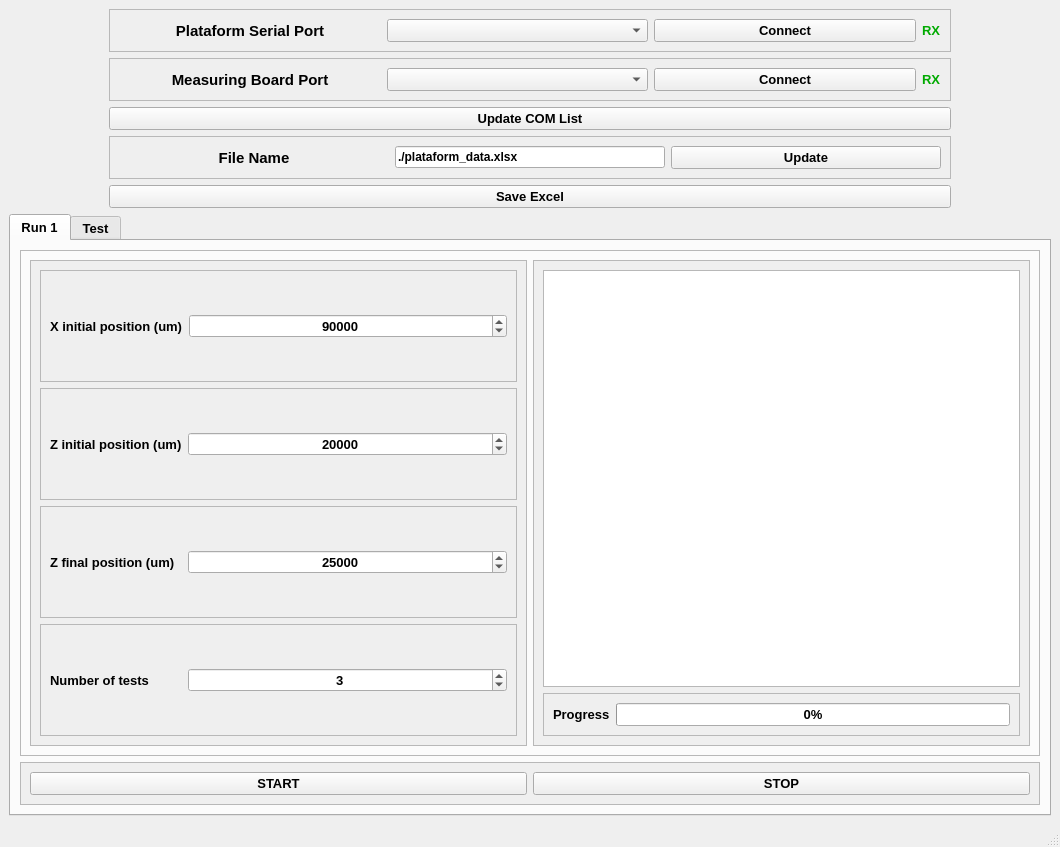
<?xml version="1.0" encoding="UTF-8"?>
<ui version="4.0">
 <class>MainWindow</class>
 <widget class="QMainWindow" name="MainWindow">
  <property name="geometry">
   <rect>
    <x>0</x>
    <y>0</y>
    <width>1060</width>
    <height>847</height>
   </rect>
  </property>
  <property name="windowTitle">
   <string>MainWindow</string>
  </property>
  <widget class="QWidget" name="centralwidget">
   <layout class="QVBoxLayout" name="verticalLayout_8">
    <item>
     <layout class="QVBoxLayout" name="verticalLayout_7">
      <property name="leftMargin">
       <number>100</number>
      </property>
      <property name="rightMargin">
       <number>100</number>
      </property>
      <item>
       <widget class="QFrame" name="frame_16">
        <property name="frameShape">
         <enum>QFrame::StyledPanel</enum>
        </property>
        <property name="frameShadow">
         <enum>QFrame::Raised</enum>
        </property>
        <layout class="QHBoxLayout" name="horizontalLayout_11">
         <item>
          <widget class="QLabel" name="lbSerialPort">
           <property name="sizePolicy">
            <sizepolicy hsizetype="Preferred" vsizetype="Preferred">
             <horstretch>0</horstretch>
             <verstretch>0</verstretch>
            </sizepolicy>
           </property>
           <property name="font">
            <font>
             <pointsize>11</pointsize>
             <weight>75</weight>
             <bold>true</bold>
            </font>
           </property>
           <property name="text">
            <string>Plataform Serial Port</string>
           </property>
           <property name="alignment">
            <set>Qt::AlignCenter</set>
           </property>
          </widget>
         </item>
         <item>
          <widget class="QComboBox" name="comboBoxSerialPort">
           <property name="sizePolicy">
            <sizepolicy hsizetype="Preferred" vsizetype="Fixed">
             <horstretch>0</horstretch>
             <verstretch>0</verstretch>
            </sizepolicy>
           </property>
           <property name="font">
            <font>
             <pointsize>10</pointsize>
             <weight>75</weight>
             <bold>true</bold>
            </font>
           </property>
          </widget>
         </item>
         <item>
          <widget class="QPushButton" name="pbConectarSerial">
           <property name="font">
            <font>
             <pointsize>10</pointsize>
             <weight>75</weight>
             <bold>true</bold>
            </font>
           </property>
           <property name="text">
            <string>Connect</string>
           </property>
          </widget>
         </item>
         <item>
          <widget class="QLabel" name="lbRxPlat">
           <property name="sizePolicy">
            <sizepolicy hsizetype="Fixed" vsizetype="Preferred">
             <horstretch>0</horstretch>
             <verstretch>0</verstretch>
            </sizepolicy>
           </property>
           <property name="font">
            <font>
             <pointsize>10</pointsize>
             <weight>75</weight>
             <bold>true</bold>
            </font>
           </property>
           <property name="autoFillBackground">
            <bool>false</bool>
           </property>
           <property name="frameShadow">
            <enum>QFrame::Plain</enum>
           </property>
           <property name="text">
            <string>&lt;html&gt;&lt;head/&gt;&lt;body&gt;&lt;p&gt;&lt;span style=&quot; color:#00aa00;&quot;&gt;RX&lt;/span&gt;&lt;/p&gt;&lt;/body&gt;&lt;/html&gt;</string>
           </property>
           <property name="textFormat">
            <enum>Qt::RichText</enum>
           </property>
          </widget>
         </item>
        </layout>
       </widget>
      </item>
      <item>
       <widget class="QFrame" name="frame_25">
        <property name="sizePolicy">
         <sizepolicy hsizetype="Preferred" vsizetype="Preferred">
          <horstretch>0</horstretch>
          <verstretch>0</verstretch>
         </sizepolicy>
        </property>
        <property name="frameShape">
         <enum>QFrame::StyledPanel</enum>
        </property>
        <property name="frameShadow">
         <enum>QFrame::Raised</enum>
        </property>
        <layout class="QHBoxLayout" name="horizontalLayout_17">
         <item>
          <widget class="QLabel" name="lbMeasuringBoard">
           <property name="font">
            <font>
             <pointsize>11</pointsize>
             <weight>75</weight>
             <bold>true</bold>
            </font>
           </property>
           <property name="text">
            <string>Measuring Board Port</string>
           </property>
           <property name="alignment">
            <set>Qt::AlignCenter</set>
           </property>
          </widget>
         </item>
         <item>
          <widget class="QComboBox" name="comboBoxMeasBoard">
           <property name="font">
            <font>
             <pointsize>10</pointsize>
             <weight>75</weight>
             <bold>true</bold>
            </font>
           </property>
          </widget>
         </item>
         <item>
          <widget class="QPushButton" name="pbConnMeasBoard">
           <property name="font">
            <font>
             <pointsize>10</pointsize>
             <weight>75</weight>
             <bold>true</bold>
            </font>
           </property>
           <property name="text">
            <string>Connect</string>
           </property>
          </widget>
         </item>
         <item>
          <widget class="QLabel" name="lb_Rx_MeasBoard">
           <property name="enabled">
            <bool>true</bool>
           </property>
           <property name="sizePolicy">
            <sizepolicy hsizetype="Fixed" vsizetype="Preferred">
             <horstretch>0</horstretch>
             <verstretch>0</verstretch>
            </sizepolicy>
           </property>
           <property name="font">
            <font>
             <pointsize>10</pointsize>
             <weight>75</weight>
             <bold>true</bold>
            </font>
           </property>
           <property name="text">
            <string>&lt;html&gt;&lt;head/&gt;&lt;body&gt;&lt;p&gt;&lt;span style=&quot; color:#00aa00;&quot;&gt;RX&lt;/span&gt;&lt;/p&gt;&lt;/body&gt;&lt;/html&gt;</string>
           </property>
           <property name="textFormat">
            <enum>Qt::RichText</enum>
           </property>
          </widget>
         </item>
        </layout>
       </widget>
      </item>
      <item>
       <widget class="QPushButton" name="pbUpdateCOMList">
        <property name="font">
         <font>
          <pointsize>10</pointsize>
          <weight>75</weight>
          <bold>true</bold>
         </font>
        </property>
        <property name="text">
         <string>Update COM List</string>
        </property>
       </widget>
      </item>
      <item>
       <widget class="QFrame" name="frame_10">
        <property name="sizePolicy">
         <sizepolicy hsizetype="Expanding" vsizetype="Preferred">
          <horstretch>0</horstretch>
          <verstretch>0</verstretch>
         </sizepolicy>
        </property>
        <property name="frameShape">
         <enum>QFrame::StyledPanel</enum>
        </property>
        <property name="frameShadow">
         <enum>QFrame::Raised</enum>
        </property>
        <layout class="QHBoxLayout" name="horizontalLayout_5">
         <item>
          <widget class="QLabel" name="label">
           <property name="sizePolicy">
            <sizepolicy hsizetype="Expanding" vsizetype="Preferred">
             <horstretch>0</horstretch>
             <verstretch>0</verstretch>
            </sizepolicy>
           </property>
           <property name="font">
            <font>
             <pointsize>11</pointsize>
             <weight>75</weight>
             <bold>true</bold>
            </font>
           </property>
           <property name="text">
            <string>File Name</string>
           </property>
           <property name="alignment">
            <set>Qt::AlignCenter</set>
           </property>
          </widget>
         </item>
         <item>
          <widget class="QLineEdit" name="lineEditFileName">
           <property name="font">
            <font>
             <pointsize>9</pointsize>
             <weight>75</weight>
             <bold>true</bold>
            </font>
           </property>
           <property name="text">
            <string>./plataform_data.xlsx</string>
           </property>
          </widget>
         </item>
         <item>
          <widget class="QPushButton" name="pbUpdateFileName">
           <property name="sizePolicy">
            <sizepolicy hsizetype="Expanding" vsizetype="Fixed">
             <horstretch>0</horstretch>
             <verstretch>0</verstretch>
            </sizepolicy>
           </property>
           <property name="font">
            <font>
             <pointsize>10</pointsize>
             <weight>75</weight>
             <bold>true</bold>
            </font>
           </property>
           <property name="text">
            <string>Update</string>
           </property>
          </widget>
         </item>
        </layout>
       </widget>
      </item>
      <item>
       <widget class="QPushButton" name="pbSaveExcel">
        <property name="font">
         <font>
          <pointsize>10</pointsize>
          <weight>75</weight>
          <bold>true</bold>
         </font>
        </property>
        <property name="text">
         <string>Save Excel</string>
        </property>
       </widget>
      </item>
     </layout>
    </item>
    <item>
     <widget class="QTabWidget" name="tabWidget">
      <property name="font">
       <font>
        <pointsize>10</pointsize>
        <weight>75</weight>
        <bold>true</bold>
       </font>
      </property>
      <property name="currentIndex">
       <number>0</number>
      </property>
      <widget class="QWidget" name="tab_coleta">
       <attribute name="title">
        <string>Run 1</string>
       </attribute>
       <layout class="QVBoxLayout" name="verticalLayout_10">
        <item>
         <widget class="QFrame" name="frame_24">
          <property name="frameShape">
           <enum>QFrame::StyledPanel</enum>
          </property>
          <property name="frameShadow">
           <enum>QFrame::Raised</enum>
          </property>
          <layout class="QHBoxLayout" name="horizontalLayout_19">
           <item>
            <widget class="QFrame" name="frame_15">
             <property name="sizePolicy">
              <sizepolicy hsizetype="Expanding" vsizetype="Preferred">
               <horstretch>0</horstretch>
               <verstretch>0</verstretch>
              </sizepolicy>
             </property>
             <property name="autoFillBackground">
              <bool>true</bool>
             </property>
             <property name="frameShape">
              <enum>QFrame::StyledPanel</enum>
             </property>
             <property name="frameShadow">
              <enum>QFrame::Raised</enum>
             </property>
             <layout class="QVBoxLayout" name="verticalLayout_6">
              <item>
               <widget class="QFrame" name="frame_11">
                <property name="frameShape">
                 <enum>QFrame::StyledPanel</enum>
                </property>
                <property name="frameShadow">
                 <enum>QFrame::Raised</enum>
                </property>
                <layout class="QHBoxLayout" name="horizontalLayout_6">
                 <item>
                  <widget class="QLabel" name="label_2">
                   <property name="sizePolicy">
                    <sizepolicy hsizetype="Fixed" vsizetype="Preferred">
                     <horstretch>0</horstretch>
                     <verstretch>0</verstretch>
                    </sizepolicy>
                   </property>
                   <property name="text">
                    <string>X initial position (um)</string>
                   </property>
                  </widget>
                 </item>
                 <item>
                  <widget class="QSpinBox" name="sbXinit">
                   <property name="alignment">
                    <set>Qt::AlignCenter</set>
                   </property>
                   <property name="maximum">
                    <number>160000</number>
                   </property>
                   <property name="singleStep">
                    <number>100</number>
                   </property>
                   <property name="value">
                    <number>90000</number>
                   </property>
                  </widget>
                 </item>
                </layout>
               </widget>
              </item>
              <item>
               <widget class="QFrame" name="frame_14">
                <property name="frameShape">
                 <enum>QFrame::StyledPanel</enum>
                </property>
                <property name="frameShadow">
                 <enum>QFrame::Raised</enum>
                </property>
                <layout class="QHBoxLayout" name="horizontalLayout_9">
                 <item>
                  <widget class="QLabel" name="label_3">
                   <property name="sizePolicy">
                    <sizepolicy hsizetype="Fixed" vsizetype="Preferred">
                     <horstretch>0</horstretch>
                     <verstretch>0</verstretch>
                    </sizepolicy>
                   </property>
                   <property name="text">
                    <string>Z initial position (um)</string>
                   </property>
                  </widget>
                 </item>
                 <item>
                  <widget class="QSpinBox" name="sbZinit">
                   <property name="alignment">
                    <set>Qt::AlignCenter</set>
                   </property>
                   <property name="maximum">
                    <number>36000</number>
                   </property>
                   <property name="singleStep">
                    <number>100</number>
                   </property>
                   <property name="value">
                    <number>20000</number>
                   </property>
                  </widget>
                 </item>
                </layout>
               </widget>
              </item>
              <item>
               <widget class="QFrame" name="frame_13">
                <property name="frameShape">
                 <enum>QFrame::StyledPanel</enum>
                </property>
                <property name="frameShadow">
                 <enum>QFrame::Raised</enum>
                </property>
                <layout class="QHBoxLayout" name="horizontalLayout_8">
                 <item>
                  <widget class="QLabel" name="label_5">
                   <property name="sizePolicy">
                    <sizepolicy hsizetype="Fixed" vsizetype="Preferred">
                     <horstretch>0</horstretch>
                     <verstretch>0</verstretch>
                    </sizepolicy>
                   </property>
                   <property name="minimumSize">
                    <size>
                     <width>0</width>
                     <height>0</height>
                    </size>
                   </property>
                   <property name="text">
                    <string>Z final position (um)  </string>
                   </property>
                  </widget>
                 </item>
                 <item>
                  <widget class="QSpinBox" name="sbZmax">
                   <property name="alignment">
                    <set>Qt::AlignCenter</set>
                   </property>
                   <property name="minimum">
                    <number>1</number>
                   </property>
                   <property name="maximum">
                    <number>36000</number>
                   </property>
                   <property name="singleStep">
                    <number>100</number>
                   </property>
                   <property name="value">
                    <number>25000</number>
                   </property>
                  </widget>
                 </item>
                </layout>
               </widget>
              </item>
              <item>
               <widget class="QFrame" name="frame_12">
                <property name="frameShape">
                 <enum>QFrame::StyledPanel</enum>
                </property>
                <property name="frameShadow">
                 <enum>QFrame::Raised</enum>
                </property>
                <layout class="QHBoxLayout" name="horizontalLayout_7">
                 <item>
                  <widget class="QLabel" name="label_6">
                   <property name="sizePolicy">
                    <sizepolicy hsizetype="Fixed" vsizetype="Preferred">
                     <horstretch>0</horstretch>
                     <verstretch>0</verstretch>
                    </sizepolicy>
                   </property>
                   <property name="text">
                    <string>Number of tests         </string>
                   </property>
                  </widget>
                 </item>
                 <item>
                  <widget class="QSpinBox" name="sbNumTests">
                   <property name="alignment">
                    <set>Qt::AlignCenter</set>
                   </property>
                   <property name="maximum">
                    <number>1000</number>
                   </property>
                   <property name="singleStep">
                    <number>1</number>
                   </property>
                   <property name="value">
                    <number>3</number>
                   </property>
                  </widget>
                 </item>
                </layout>
               </widget>
              </item>
             </layout>
            </widget>
           </item>
           <item>
            <widget class="QFrame" name="frame_22">
             <property name="autoFillBackground">
              <bool>true</bool>
             </property>
             <property name="frameShape">
              <enum>QFrame::StyledPanel</enum>
             </property>
             <property name="frameShadow">
              <enum>QFrame::Raised</enum>
             </property>
             <layout class="QVBoxLayout" name="verticalLayout_2">
              <item>
               <widget class="QListWidget" name="listWidgetRun1"/>
              </item>
              <item>
               <widget class="QFrame" name="frame_21">
                <property name="frameShape">
                 <enum>QFrame::StyledPanel</enum>
                </property>
                <property name="frameShadow">
                 <enum>QFrame::Raised</enum>
                </property>
                <layout class="QHBoxLayout" name="horizontalLayout_15">
                 <item>
                  <widget class="QLabel" name="label_7">
                   <property name="text">
                    <string>Progress</string>
                   </property>
                  </widget>
                 </item>
                 <item>
                  <widget class="QProgressBar" name="progressBarRun1">
                   <property name="value">
                    <number>0</number>
                   </property>
                  </widget>
                 </item>
                </layout>
               </widget>
              </item>
             </layout>
            </widget>
           </item>
          </layout>
         </widget>
        </item>
        <item>
         <widget class="QFrame" name="frame_23">
          <property name="autoFillBackground">
           <bool>true</bool>
          </property>
          <property name="frameShape">
           <enum>QFrame::StyledPanel</enum>
          </property>
          <property name="frameShadow">
           <enum>QFrame::Raised</enum>
          </property>
          <layout class="QHBoxLayout" name="horizontalLayout_16">
           <item>
            <widget class="QPushButton" name="pbStartRun1">
             <property name="text">
              <string>START</string>
             </property>
            </widget>
           </item>
           <item>
            <widget class="QPushButton" name="pbStopRun1">
             <property name="text">
              <string>STOP</string>
             </property>
            </widget>
           </item>
          </layout>
         </widget>
        </item>
       </layout>
      </widget>
      <widget class="QWidget" name="tab_teste">
       <attribute name="title">
        <string>Test</string>
       </attribute>
       <layout class="QGridLayout" name="gridLayout_2">
        <item row="0" column="0">
         <widget class="QFrame" name="frame_19">
          <property name="whatsThis">
           <string/>
          </property>
          <property name="autoFillBackground">
           <bool>true</bool>
          </property>
          <property name="frameShape">
           <enum>QFrame::StyledPanel</enum>
          </property>
          <property name="frameShadow">
           <enum>QFrame::Raised</enum>
          </property>
          <layout class="QVBoxLayout" name="verticalLayout_9">
           <item>
            <widget class="QFrame" name="frame_17">
             <property name="sizePolicy">
              <sizepolicy hsizetype="Preferred" vsizetype="Preferred">
               <horstretch>0</horstretch>
               <verstretch>0</verstretch>
              </sizepolicy>
             </property>
             <property name="frameShape">
              <enum>QFrame::StyledPanel</enum>
             </property>
             <property name="frameShadow">
              <enum>QFrame::Raised</enum>
             </property>
             <layout class="QHBoxLayout" name="horizontalLayout_12">
              <item>
               <widget class="QPushButton" name="pbHomeX">
                <property name="sizePolicy">
                 <sizepolicy hsizetype="Fixed" vsizetype="Fixed">
                  <horstretch>0</horstretch>
                  <verstretch>0</verstretch>
                 </sizepolicy>
                </property>
                <property name="text">
                 <string>Home X</string>
                </property>
               </widget>
              </item>
              <item>
               <widget class="QSlider" name="horizontalSliderX">
                <property name="sizePolicy">
                 <sizepolicy hsizetype="Preferred" vsizetype="Fixed">
                  <horstretch>0</horstretch>
                  <verstretch>0</verstretch>
                 </sizepolicy>
                </property>
                <property name="maximum">
                 <number>160</number>
                </property>
                <property name="orientation">
                 <enum>Qt::Horizontal</enum>
                </property>
               </widget>
              </item>
             </layout>
            </widget>
           </item>
           <item>
            <widget class="QFrame" name="frame_18">
             <property name="sizePolicy">
              <sizepolicy hsizetype="Fixed" vsizetype="Preferred">
               <horstretch>0</horstretch>
               <verstretch>0</verstretch>
              </sizepolicy>
             </property>
             <property name="frameShape">
              <enum>QFrame::StyledPanel</enum>
             </property>
             <property name="frameShadow">
              <enum>QFrame::Raised</enum>
             </property>
             <layout class="QHBoxLayout" name="horizontalLayout_13">
              <item>
               <widget class="QPushButton" name="pbHomeZ">
                <property name="sizePolicy">
                 <sizepolicy hsizetype="Fixed" vsizetype="Fixed">
                  <horstretch>0</horstretch>
                  <verstretch>0</verstretch>
                 </sizepolicy>
                </property>
                <property name="text">
                 <string>Home Z</string>
                </property>
               </widget>
              </item>
              <item>
               <widget class="QSlider" name="verticalSliderZ">
                <property name="sizePolicy">
                 <sizepolicy hsizetype="Preferred" vsizetype="Expanding">
                  <horstretch>0</horstretch>
                  <verstretch>0</verstretch>
                 </sizepolicy>
                </property>
                <property name="maximum">
                 <number>35</number>
                </property>
                <property name="orientation">
                 <enum>Qt::Vertical</enum>
                </property>
               </widget>
              </item>
             </layout>
            </widget>
           </item>
          </layout>
         </widget>
        </item>
        <item row="0" column="1">
         <widget class="QFrame" name="frame_2">
          <property name="autoFillBackground">
           <bool>true</bool>
          </property>
          <property name="frameShape">
           <enum>QFrame::StyledPanel</enum>
          </property>
          <property name="frameShadow">
           <enum>QFrame::Raised</enum>
          </property>
          <layout class="QGridLayout" name="gridLayout_3">
           <item row="0" column="0">
            <widget class="QLabel" name="lbEnableVar">
             <property name="sizePolicy">
              <sizepolicy hsizetype="Preferred" vsizetype="Fixed">
               <horstretch>0</horstretch>
               <verstretch>0</verstretch>
              </sizepolicy>
             </property>
             <property name="text">
              <string>Enable Variables</string>
             </property>
             <property name="alignment">
              <set>Qt::AlignCenter</set>
             </property>
            </widget>
           </item>
           <item row="1" column="0">
            <widget class="QCheckBox" name="checkBoxMPU">
             <property name="enabled">
              <bool>false</bool>
             </property>
             <property name="text">
              <string>MPU</string>
             </property>
            </widget>
           </item>
           <item row="2" column="0">
            <widget class="QCheckBox" name="checkBoxPosition">
             <property name="text">
              <string>Position</string>
             </property>
             <property name="checked">
              <bool>true</bool>
             </property>
            </widget>
           </item>
           <item row="3" column="0">
            <widget class="QCheckBox" name="checkBoxFSR">
             <property name="text">
              <string>FSR</string>
             </property>
             <property name="checked">
              <bool>true</bool>
             </property>
            </widget>
           </item>
           <item row="4" column="0">
            <widget class="QCheckBox" name="checkBoxVS">
             <property name="enabled">
              <bool>false</bool>
             </property>
             <property name="text">
              <string>Voltage Sensor</string>
             </property>
            </widget>
           </item>
           <item row="5" column="0">
            <widget class="QPushButton" name="pbSendReadVar">
             <property name="text">
              <string>Send</string>
             </property>
            </widget>
           </item>
          </layout>
         </widget>
        </item>
        <item row="0" column="2" rowspan="2">
         <widget class="QFrame" name="frame_6">
          <property name="autoFillBackground">
           <bool>true</bool>
          </property>
          <property name="frameShape">
           <enum>QFrame::StyledPanel</enum>
          </property>
          <property name="frameShadow">
           <enum>QFrame::Raised</enum>
          </property>
          <layout class="QVBoxLayout" name="verticalLayout_5">
           <item>
            <widget class="QLabel" name="lbDataRead">
             <property name="text">
              <string>Data Display </string>
             </property>
             <property name="alignment">
              <set>Qt::AlignCenter</set>
             </property>
            </widget>
           </item>
           <item>
            <widget class="QFrame" name="frame_7">
             <property name="frameShape">
              <enum>QFrame::StyledPanel</enum>
             </property>
             <property name="frameShadow">
              <enum>QFrame::Raised</enum>
             </property>
             <layout class="QHBoxLayout" name="horizontalLayout_2">
              <item>
               <widget class="QLabel" name="lbPosX">
                <property name="text">
                 <string>Position X</string>
                </property>
               </widget>
              </item>
              <item>
               <widget class="QLCDNumber" name="lcdPositionX">
                <property name="font">
                 <font>
                  <pointsize>10</pointsize>
                  <weight>75</weight>
                  <bold>true</bold>
                 </font>
                </property>
                <property name="digitCount">
                 <number>7</number>
                </property>
                <property name="mode">
                 <enum>QLCDNumber::Dec</enum>
                </property>
                <property name="value" stdset="0">
                 <double>0.000000000000000</double>
                </property>
               </widget>
              </item>
             </layout>
            </widget>
           </item>
           <item>
            <widget class="QFrame" name="frame_8">
             <property name="frameShape">
              <enum>QFrame::StyledPanel</enum>
             </property>
             <property name="frameShadow">
              <enum>QFrame::Raised</enum>
             </property>
             <layout class="QHBoxLayout" name="horizontalLayout_3">
              <item>
               <widget class="QLabel" name="lbPosZ">
                <property name="text">
                 <string>Position Z</string>
                </property>
               </widget>
              </item>
              <item>
               <widget class="QLCDNumber" name="lcdPositionZ">
                <property name="digitCount">
                 <number>7</number>
                </property>
               </widget>
              </item>
             </layout>
            </widget>
           </item>
           <item>
            <widget class="QFrame" name="frame_9">
             <property name="frameShape">
              <enum>QFrame::StyledPanel</enum>
             </property>
             <property name="frameShadow">
              <enum>QFrame::Raised</enum>
             </property>
             <layout class="QHBoxLayout" name="horizontalLayout_4">
              <item>
               <widget class="QLabel" name="lbFSR">
                <property name="text">
                 <string>FSR</string>
                </property>
               </widget>
              </item>
              <item>
               <widget class="QLCDNumber" name="lcdFSR">
                <property name="digitCount">
                 <number>7</number>
                </property>
               </widget>
              </item>
             </layout>
            </widget>
           </item>
          </layout>
         </widget>
        </item>
        <item row="1" column="1" rowspan="2">
         <widget class="QFrame" name="frame_4">
          <property name="autoFillBackground">
           <bool>true</bool>
          </property>
          <property name="frameShape">
           <enum>QFrame::StyledPanel</enum>
          </property>
          <property name="frameShadow">
           <enum>QFrame::Raised</enum>
          </property>
          <layout class="QVBoxLayout" name="verticalLayout_4">
           <item>
            <widget class="QLabel" name="label_4">
             <property name="sizePolicy">
              <sizepolicy hsizetype="Preferred" vsizetype="Fixed">
               <horstretch>0</horstretch>
               <verstretch>0</verstretch>
              </sizepolicy>
             </property>
             <property name="text">
              <string>Speed</string>
             </property>
             <property name="alignment">
              <set>Qt::AlignCenter</set>
             </property>
            </widget>
           </item>
           <item>
            <widget class="QSpinBox" name="spinBoxSpeed">
             <property name="alignment">
              <set>Qt::AlignCenter</set>
             </property>
             <property name="minimum">
              <number>5</number>
             </property>
             <property name="maximum">
              <number>100</number>
             </property>
             <property name="singleStep">
              <number>5</number>
             </property>
             <property name="value">
              <number>60</number>
             </property>
            </widget>
           </item>
           <item>
            <widget class="QFrame" name="frame_5">
             <property name="sizePolicy">
              <sizepolicy hsizetype="Preferred" vsizetype="Fixed">
               <horstretch>0</horstretch>
               <verstretch>0</verstretch>
              </sizepolicy>
             </property>
             <property name="frameShape">
              <enum>QFrame::StyledPanel</enum>
             </property>
             <property name="frameShadow">
              <enum>QFrame::Raised</enum>
             </property>
             <layout class="QHBoxLayout" name="horizontalLayout">
              <item>
               <widget class="QRadioButton" name="rbSpeedX">
                <property name="sizePolicy">
                 <sizepolicy hsizetype="Fixed" vsizetype="Fixed">
                  <horstretch>0</horstretch>
                  <verstretch>0</verstretch>
                 </sizepolicy>
                </property>
                <property name="text">
                 <string>X</string>
                </property>
                <property name="checked">
                 <bool>true</bool>
                </property>
               </widget>
              </item>
              <item>
               <widget class="QRadioButton" name="rbSpeedZ">
                <property name="sizePolicy">
                 <sizepolicy hsizetype="Fixed" vsizetype="Fixed">
                  <horstretch>0</horstretch>
                  <verstretch>0</verstretch>
                 </sizepolicy>
                </property>
                <property name="statusTip">
                 <string/>
                </property>
                <property name="text">
                 <string>Z</string>
                </property>
               </widget>
              </item>
             </layout>
            </widget>
           </item>
           <item>
            <widget class="QPushButton" name="pbSendSpeed">
             <property name="text">
              <string>Send</string>
             </property>
            </widget>
           </item>
          </layout>
         </widget>
        </item>
        <item row="2" column="0">
         <widget class="QFrame" name="frame">
          <property name="autoFillBackground">
           <bool>true</bool>
          </property>
          <property name="frameShape">
           <enum>QFrame::StyledPanel</enum>
          </property>
          <property name="frameShadow">
           <enum>QFrame::Raised</enum>
          </property>
          <layout class="QVBoxLayout" name="verticalLayout">
           <item>
            <widget class="QLabel" name="lbMode">
             <property name="layoutDirection">
              <enum>Qt::LeftToRight</enum>
             </property>
             <property name="text">
              <string>Mode</string>
             </property>
             <property name="alignment">
              <set>Qt::AlignCenter</set>
             </property>
            </widget>
           </item>
           <item>
            <widget class="QFrame" name="frame_20">
             <property name="frameShape">
              <enum>QFrame::StyledPanel</enum>
             </property>
             <property name="frameShadow">
              <enum>QFrame::Raised</enum>
             </property>
             <layout class="QHBoxLayout" name="horizontalLayout_14">
              <item>
               <widget class="QRadioButton" name="rbModeIdle">
                <property name="sizePolicy">
                 <sizepolicy hsizetype="Fixed" vsizetype="Fixed">
                  <horstretch>0</horstretch>
                  <verstretch>0</verstretch>
                 </sizepolicy>
                </property>
                <property name="text">
                 <string>Idle</string>
                </property>
                <property name="checked">
                 <bool>true</bool>
                </property>
               </widget>
              </item>
              <item>
               <widget class="QRadioButton" name="rbModeReadData">
                <property name="sizePolicy">
                 <sizepolicy hsizetype="Fixed" vsizetype="Fixed">
                  <horstretch>0</horstretch>
                  <verstretch>0</verstretch>
                 </sizepolicy>
                </property>
                <property name="statusTip">
                 <string comment="4"/>
                </property>
                <property name="text">
                 <string comment="4">Read Data</string>
                </property>
               </widget>
              </item>
             </layout>
            </widget>
           </item>
           <item>
            <widget class="QPushButton" name="pbSendMode">
             <property name="maximumSize">
              <size>
               <width>16777215</width>
               <height>16777215</height>
              </size>
             </property>
             <property name="text">
              <string>Send</string>
             </property>
            </widget>
           </item>
          </layout>
         </widget>
        </item>
        <item row="2" column="2">
         <widget class="QFrame" name="frame_3">
          <property name="autoFillBackground">
           <bool>true</bool>
          </property>
          <property name="frameShape">
           <enum>QFrame::StyledPanel</enum>
          </property>
          <property name="frameShadow">
           <enum>QFrame::Raised</enum>
          </property>
          <layout class="QVBoxLayout" name="verticalLayout_3">
           <item>
            <widget class="QLabel" name="lbReadFreq">
             <property name="sizePolicy">
              <sizepolicy hsizetype="Preferred" vsizetype="Fixed">
               <horstretch>0</horstretch>
               <verstretch>0</verstretch>
              </sizepolicy>
             </property>
             <property name="text">
              <string>Read Frequency (Hz)</string>
             </property>
             <property name="alignment">
              <set>Qt::AlignCenter</set>
             </property>
            </widget>
           </item>
           <item>
            <widget class="QSpinBox" name="spinBoxFreq">
             <property name="alignment">
              <set>Qt::AlignCenter</set>
             </property>
             <property name="minimum">
              <number>1</number>
             </property>
             <property name="maximum">
              <number>200</number>
             </property>
             <property name="singleStep">
              <number>10</number>
             </property>
             <property name="value">
              <number>10</number>
             </property>
            </widget>
           </item>
           <item>
            <widget class="QPushButton" name="pbSendFreq">
             <property name="text">
              <string>Send</string>
             </property>
            </widget>
           </item>
          </layout>
         </widget>
        </item>
       </layout>
      </widget>
     </widget>
    </item>
   </layout>
  </widget>
  <widget class="QMenuBar" name="menubar">
   <property name="geometry">
    <rect>
     <x>0</x>
     <y>0</y>
     <width>1060</width>
     <height>26</height>
    </rect>
   </property>
  </widget>
  <widget class="QStatusBar" name="statusbar"/>
 </widget>
 <resources/>
 <connections/>
</ui>
